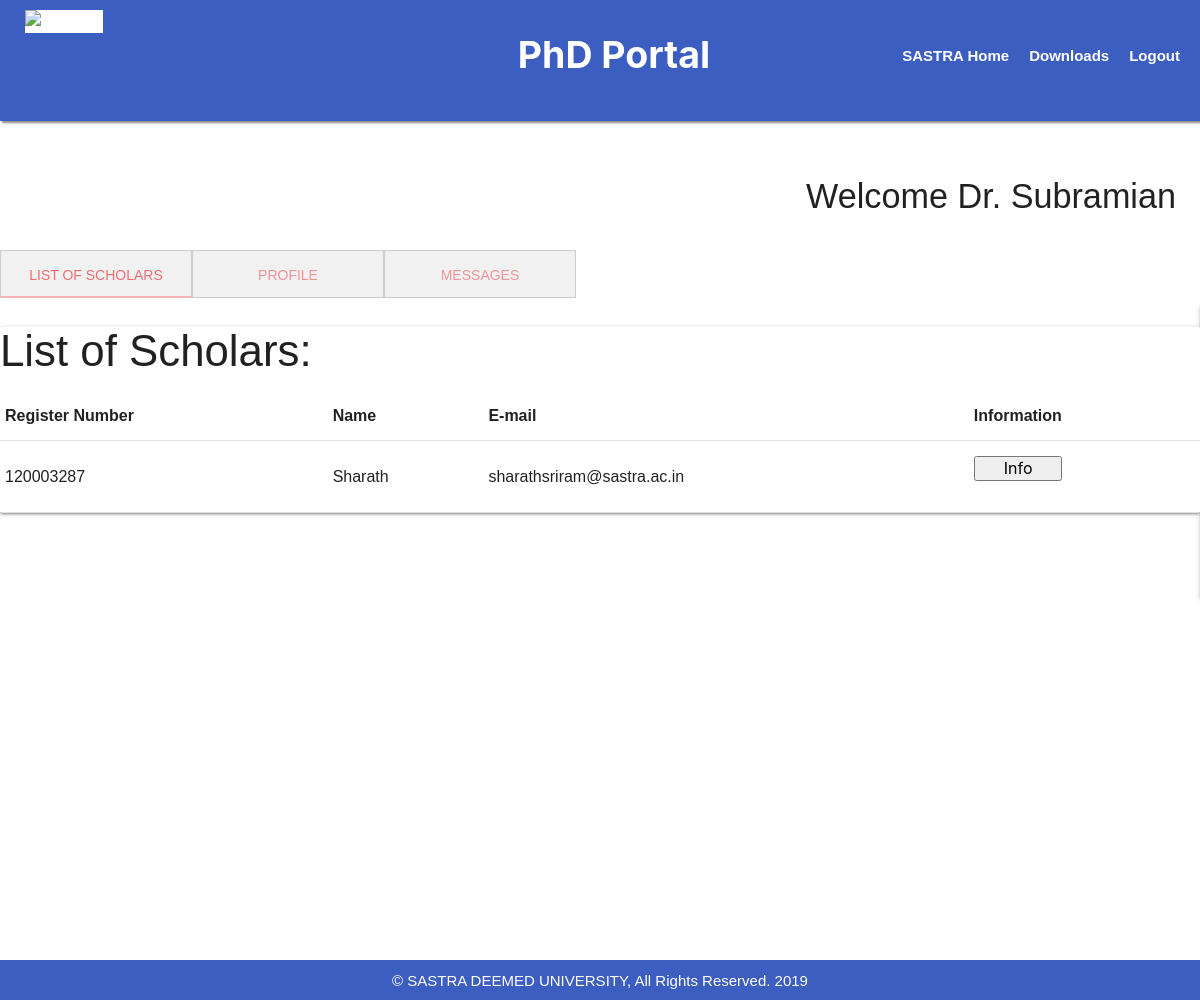
The app's page /supervisor1 (signed in) with its own data.
### Research/models.py (models this page shows)
class Su_Personal_Det(models.Model):
   supervisor=models.OneToOneField(Supervisor)
   name=models.CharField(max_length=30)
   phno=models.PositiveIntegerField()
   email=models.EmailField()
   pemail=models.EmailField()
   sex=models.CharField(max_length=10)
   school=models.CharField(max_length=30)
   aoi=models.CharField(max_length=500)
   institution=models.CharField(max_length=500)
   designation=models.CharField(max_length=300)

class Personal_Det(models.Model):
   name=models.CharField(max_length=50)
   scholar=models.OneToOneField(Scholar)
   email=models.EmailField()
   pemail=models.EmailField()
   category=models.CharField(max_length=10)
   school=models.CharField(max_length=30)
   phno=models.CharField(max_length=11)
   retitle=models.CharField(max_length=500)
   typet=models.CharField(max_length=30)
   regdate=models.CharField(max_length=10)
   sex=models.CharField(max_length=10)
   dob=models.CharField(max_length=10)
   supervisor=models.ForeignKey(Supervisor)
   institution=models.CharField(max_length=500)
   institution_ad=models.CharField(max_length=500)

class Scholar(models.Model):
   regno=models.CharField(max_length=17,primary_key=True)
   password=models.CharField(max_length=30)

### Research/views.py (the view)
# urls.py: url(r'^supervisor1',supervisor1),
def supervisor1(request):
  if request.session.has_key('mid') or request.session.has_key('regno'):
     logg="Logout"
  else:
     logg="Login"
  if request.session.has_key('stored'):
     del request.session['stored']
  mid=request.session['mid']
  dbP=Su_Personal_Det.objects.get(supervisor__mid=mid)
  dbPu=Publications.objects.filter(supervisors__mid=mid).values()
  dbSch=Personal_Det.objects.filter(supervisor__mid=mid)
  return render(request,"supervisor1.html",{"logg":logg,"pubs":dbPu,"sch":dbSch,"name":dbP.name,"email":dbP.email,"sex":dbP.sex,"school":dbP.school,"mid":dbP.supervisor.mid,"aoi":dbP.aoi})

### Templates/supervisor1.html (shortened to what this page needs)
{%load static%}
<html>
<head>
	<link rel="stylesheet" href="https://cdnjs.cloudflare.com/ajax/libs/materialize/1.0.0/css/materialize.min.css">
	<link rel="stylesheet" href="{%static 'header.css' %}">
	<link rel="stylesheet" href="{% static 'supervisor.css' %}">
	<link rel="stylesheet" href="https://use.fontawesome.com/releases/v5.6.3/css/all.css">
</head>
<body oncontextmenu="return false" >
		<div id="navbar">
				<a href="/logq" class="buttons">{{logg}}</a>
				<a href="javascript:void(0)" class="buttons">Downloads</a>
					<a href="http://www.sastra.edu" class="buttons">SASTRA Home</a>
					<p class="main">PhD Portal</p>
				<a href="http://www.sastra.edu" class="brand-logo"><div class="logo2"><img src="https://www.sastra.edu/images/sastra/SASTRA_DEEMED_NEW_1.png" alt="SASTRA" /></div></a>
		</div>
					<div class="clearpad"><div class="item-page">
					</head>
					<body>
							<h4><p class="welcome">Welcome Dr. {{name}}</p></h4>
							<div class="hold">
									<div class="holding s-12">
										<ul class="tabs">
											<li class="tab"><a class="tabbed" href="#scholars">List of Scholars</a></li>
											<li class="tab"><a class="tabbed" href="#profile">Profile</a></li>
											<li class="tab"><a class="tabbed" href="#messages">Messages</a></li>
										</ul>
									</div>
								</div>
                      <div id="scholars">
						  <div class="card">
					  <h3>List of Scholars: </h3>
						<table>
							<tr>
								<th>Register Number</th>
								<th>Name</th>
								<th>E-mail</th>
								<th>Information</th>
				      </tr>
            {%for s in sch%}
						<tr>
							<td >{{s.scholar.regno}}</td>
							<td >{{s.name}}</td>
							<td >{{s.email}}</td>
							<td>
								<form method="POST" action="http://127.0.0.1:8000/storesch/">
									<input style="width:40%" type="submit" name="Info" value="Info">
								</form>
							</td>
						</tr>
						{%endfor%}
					</table>
				</div>
				</div>
</div>
</div>
	<br><br><br><br><br><br><br><br><br><br><br>
	<div class="footer">
			<p class="footer-text">&copy; SASTRA DEEMED UNIVERSITY, All Rights Reserved. 2019</p>
		</div>
</body>
</html>

### static/header.css (style rules this page uses)
.footer-text { padding-top: 10px; }
@media only screen and (min-width: 768px) { #navbar { background-color: #3C5EC1; overflow: hidden; box-shadow: 2px 2px 2px #888888; position: -webkit-sticky; position: sticky; top: 0; padding-bottom: 0px; } }
@media only screen and (min-width: 768px) { #navbar a { float: right; display: block; color: white; font-weight: bold; text-align: center; text-decoration: none; } }
@media only screen and (min-width: 768px) { .buttons { margin-top: 45px; padding-right: 20px; } }
@media only screen and (min-width: 768px) { .main { float: right; margin-top: 27px; margin-right: 16%; color: white; font-family: -apple-system, BlinkMacSystemFont, 'Segoe UI', Roboto, Oxygen, Ubuntu, Cantarell, 'Open Sans', 'Helvetica Neue', sans-serif; font-weight: bold; font-size: 2.5em; } }
@media only screen and (min-width: 768px) { .brand-logo { margin-top: 10px; float: left; margin-left:25; background-color:white; position: absolute; } }

### Templates/supervisor1.html (style rules this page uses)
body { font-family: Arial; }
.tab { overflow: hidden; border: 1px solid #ccc; background-color: #f1f1f1; }
.tab { float: left; width: 16%; height: 300px; }
body { margin:0; padding:0; }
.welcome { float:right; margin-right: 2%; }
.footer { width:100%; background-color: #3C5EC1; color:white; height: 5%; text-align: center; }

### records on screen
Su_Personal_Det: name "Subramian"
Personal_Det: scholar.regno "120003287", name "Sharath", email "sharathsriram@sastra.ac.in"

### other values on screen
{{ logg }} "Logout"
